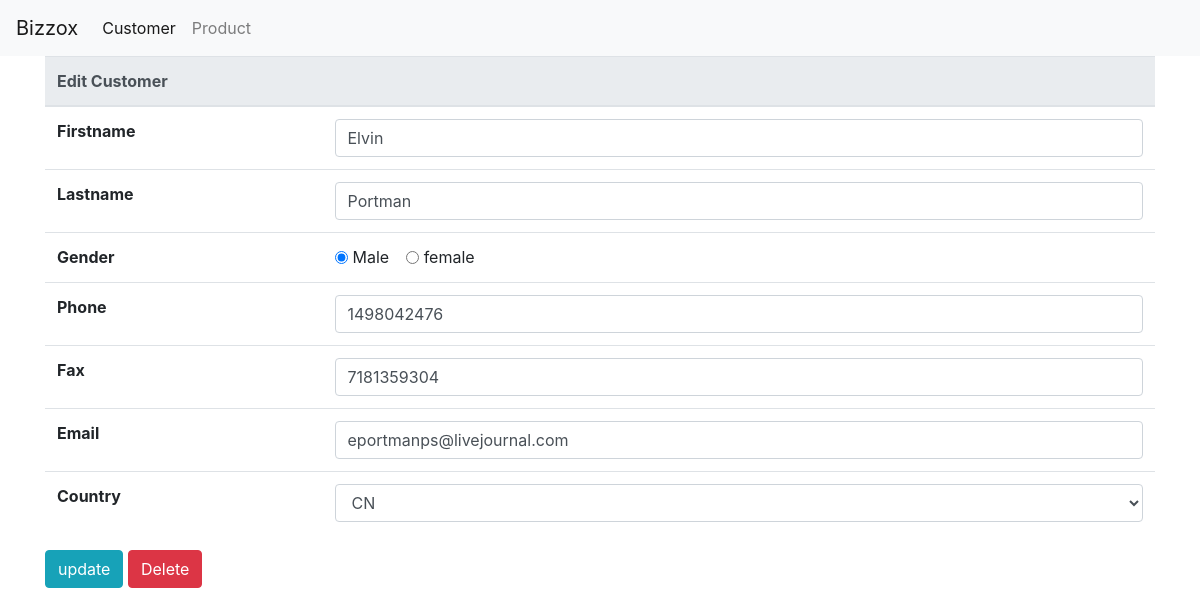
/customer/edit?id=1928, run on the app's committed database.
### tables this page shows
CREATE TABLE `xcustomer` (
  `id` int(11) UNSIGNED NOT NULL,
  `gender` varchar(1) DEFAULT NULL,
  `first_name` varchar(100) NOT NULL,
  `last_name` varchar(100) NOT NULL,
  `email` varchar(60) DEFAULT NULL,
  `phone` varchar(60) DEFAULT NULL,
  `fax` varchar(30) DEFAULT NULL,
  `country_code` varchar(5) DEFAULT NULL,
  `enabled` tinyint(1) UNSIGNED NOT NULL DEFAULT 0,
  `created_at` datetime NOT NULL,
  `updated_at` datetime NOT NULL
);

### application/controllers/Customer.php (called while the page is built, shortened)
<?php
class Customer extends CI_Controller {
	public function __construct()
	{
		$this->load->helper('form','url');
		$this->load->library('form_validation');
		$this->load->library('pagination');
		$this->load->model('Customer_model');
		$this->load->database();
	}
	public function edit(){
		$id = $this->input->get('id');
		$data['customer'] = $this->Customer_model->getUser($id);
		$this->load->view('customer/edit',$data);
	}
}

### index.php (called while the page is built, shortened)
<?php
require_once BASEPATH.'core/CodeIgniter.php';

### application/models/Customer_model.php (called while the page is built, shortened)
<?php
class Customer_model extends CI_Model {
	public function getUser($id){
		return $this->db->query("select * from xcustomer where id = $id")->row();
	}
}

### application/views/customer/edit.php (the view, shortened to what this page needs)
<?php
$country_code = array("CN","JP","LA","MY","TH");
?>
<form action="<?=base_url("customer/update")?>" method="post">
<div class="container">
	<div class="row">
		<div class="col">
			<table class="table">
				<thead class="thead-light">
					<tr>
						<th scope="col" colspan="2">Edit Customer</th>
					</tr>
				</thead>
				<tbody>
					<tr>
						<th scope="row" class="w-25">Firstname</th>
						<td class="w-75"><input type="text" class="form-control" name="first_name" value="<?php echo $customer->first_name?>"/></td>
					</tr>
					<tr>
						<th scope="row" class="w-25">Lastname</th>
						<td class="w-75"><input type="text" class="form-control" name="last_name" value="<?php echo $customer->last_name?>"/></td>
					</tr>
					<tr>
						<th scope="row" class="w-25">Gender</th>
						<td class="w-75">
							<div class="form-check form-check-inline">
								<input class="form-check-input" type="radio" name="gender" value="M"<?php echo $customer->gender == 'M' ? 'checked' : '' ?> >
								<label class="form-check-label" for="inlineRadio1">Male</label>
							</div>
							<div class="form-check form-check-inline">
								<input class="form-check-input" type="radio" name="gender" value="F" <?php echo $customer->gender == 'F' ? 'checked' : 'Female' ?>>
								<label class="form-check-label" for="inlineRadio2">female</label>
							</div>
						</td>
					</tr>
					<tr>
						<th scope="row" class="w-25">Phone</th>
						<td class="w-75"><input type="text" class="form-control" name="phone" value="<?php echo $customer->phone?>"/></td>
					</tr>
					<tr>
						<th scope="row" class="w-25">Fax</th>
						<td class="w-75"><input type="text" class="form-control" name="fax" value="<?php echo $customer->fax?>"/></td>
					</tr>
					<tr>
						<th scope="row" class="w-25">Email</th>
						<td class="w-75"><input type="text" class="form-control" name="email" value="<?php echo $customer->email?>"/></td>
					</tr>
					<tr>
						<th scope="row" class="w-25">Country</th>
						<td class="w-75">
							<select class="form-control" name="country_code" value="<?=set_value('country_code')?>">
								<?php
									foreach ($country_code as $code) { ?>
										<option value="<?=$code?>" <?php echo $code== $customer->country_code ? "selected='selected'":""?>><?php echo $code;?></option>
									<?php
									}
								?>
							</select>
						</td>
					</tr>
				</tbody>
			</table>
		</div>
	</div>
	<div class="row">
		<div class="col">
			<button type="submit" class="btn btn-info">update</button>
			<a href="<?=base_url("delete?id=$customer->id")?>" onclick="return confirm('Confirm Delete ?');" class="btn btn-danger">Delete</a>
		</div>
	</div>
</div>
</form>

### data on the page
xcustomer: first_name "Elvin", last_name "Portman", gender "☑", phone "1498042476", fax "7181359304", email "eportmanps@livejournal.com", country_code "CN"
